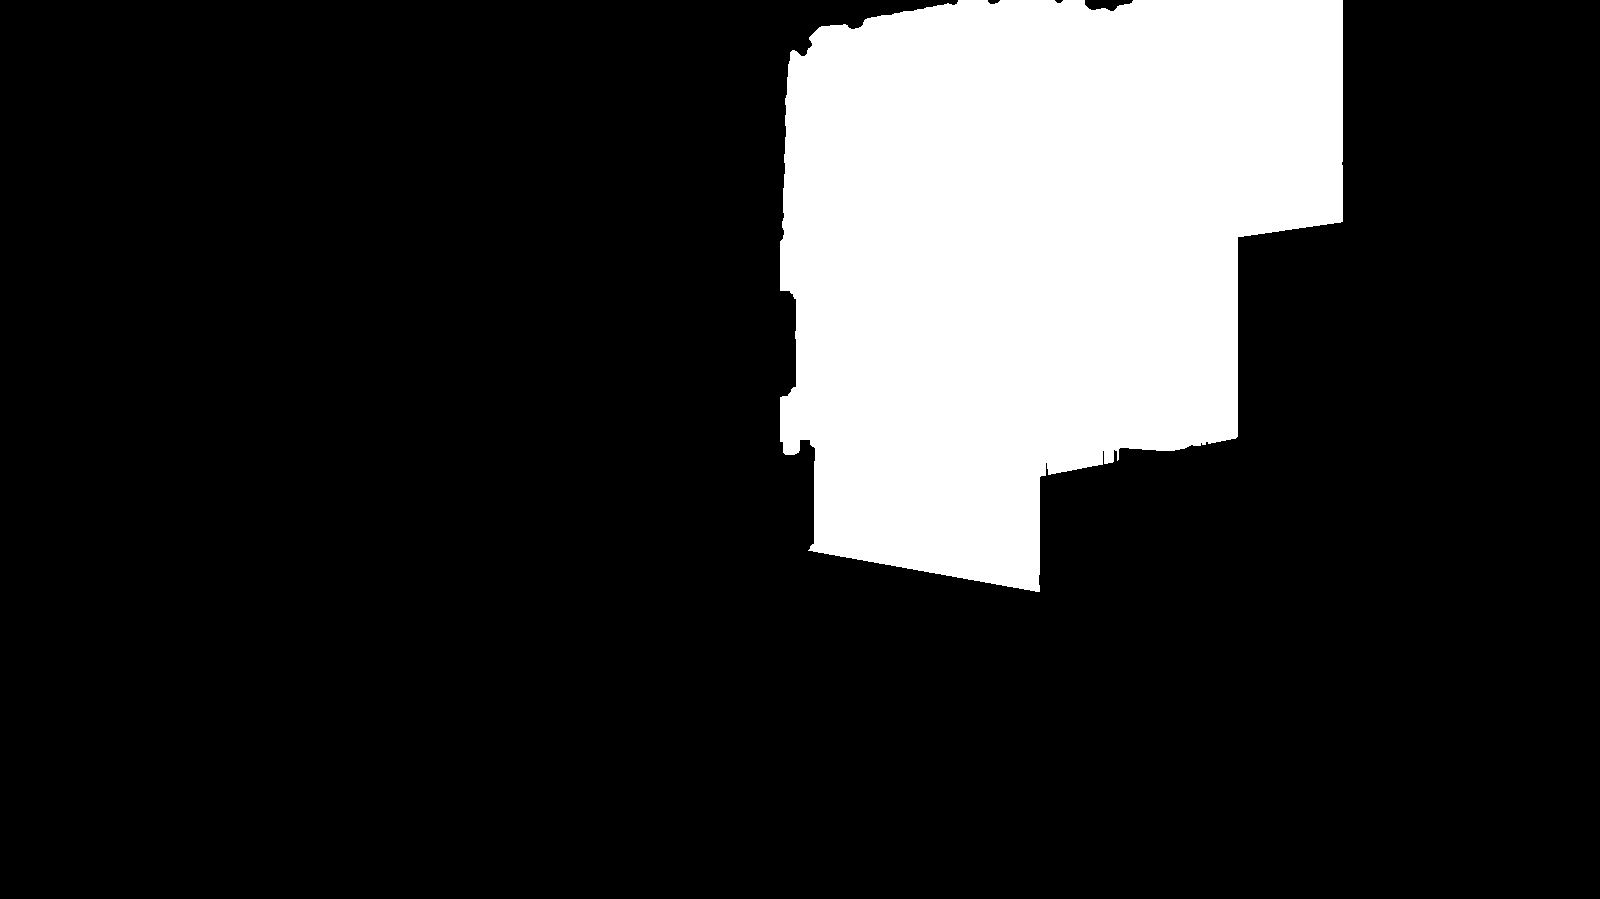

Here is the Python script that generated this plot:
"""バックヤード写真から「シャッター面だけ」のマスクを写真自身から切り出す。

手で多角形を引くと必ず手前の機材ケースに掛かるので、ピクセル単位で判定する。

手順
  1. core   : シャッター特有の「横スジ（スラット）＋低彩度」で芯を取る（保守的）
  2. grow   : 芯から1pxずつ外へ広げる。止めるのは「明らかに別の材質」の画素だけ
              （木＝高彩度／ケース本体＝暗くて平坦／コンクリート・金具＝明るくて平坦）。
              境界のにじみ画素まで飲み込むので、縁にスラットが残らない。
  3. cases  : 手前の機材ケースは列ごとに本体の上端とアルミ縁を検出して必ず除外
  4. 仕上げ : 穴埋め → 小さい半径で整える（大きなカーネルは階段状のギザギザを生む）

usage: python tools/shutter_mask.py [--debug]
"""
import sys
from collections import deque

import numpy as np
from PIL import Image, ImageFilter

SRC = 'public/img/backyard_cable.webp'
OUT = 'tools/shutter_mask.png'

X0, X1, Y0, Y1 = 700, 1440, 0, 660
SEEDS = [(900, 300), (1000, 200), (1100, 300), (860, 480), (960, 500), (1150, 120), (1250, 300)]
#: 手前に立っている機材ケース (x範囲, 本体を探し始める y, 上端を直線で均すか, 判定窓, 平均のしきい値)
#: 右の2つは天板が直線なので、列ごとの検出を最小二乗で直線に均す（外れ値に強い）。
#: 左の重ね置きは段差があるので列ごとの検出をそのまま使う。
CASES = [
    (1040, 1266, 430, True, 18, 88),
    (1238, 1440, 186, True, 18, 88),
]
#: 左に重ね置きされたケースは段差があるので、輪郭そのものを塗りつぶして求める
LEFT_CASE = {'seeds': [(760, 350), (770, 480), (730, 300), (790, 300)],
             'x': (700, 832), 'y': (236, 624)}
GROW = 18          # 芯から広げてよい最大距離（px）
FLOOR_X = (830, 1008)   # シャッターが床に接しているのが見えている列の範囲
JAMB_X = 780            # 左の戸当たり（垂直）
JAMB_R = 1342           # 右の戸当たり。ここから右の明るいレールは建物側なので塗らない


def features(img):
    a = np.asarray(img).astype(np.float32)
    gray = a.mean(axis=2)
    chroma = a.max(axis=2) - a.min(axis=2)
    # 横スジの強さ。縦に±2px差分を取り、横方向にだけ軽く均す
    # （横にぼかす分にはスラットは一様なので、左右の境界が甘くならない）
    dy = np.zeros_like(gray)
    dy[2:-2] = np.abs(gray[4:] - gray[:-4])
    dy = np.maximum.reduce([np.roll(dy, k, axis=0) for k in (-3, -1, 0, 1, 3)])
    ridge = np.asarray(Image.fromarray(dy.clip(0, 255).astype(np.uint8))
                       .filter(ImageFilter.BoxBlur((1, 0)))).astype(np.float32)
    return gray, chroma, ridge


def case_regions(gray, ridge, lip_min=104, lip_max=24):
    """手前の機材ケースが占める範囲（アルミの縁を含む）。

    ケースの黒い面は「そこから下へ18px の平均が暗い」で見分ける。
    シャッターの暗いスジは5px程度しか続かないので、この条件には掛からない。
    """
    H, W = gray.shape
    occ = np.zeros((H, W), dtype=bool)
    for x_from, x_to, y_from, straight, win, thr in CASES:
        xs, tops = [], []
        for x in range(x_from, min(x_to, W)):
            body = None
            for y in range(y_from, H - win):
                if gray[y, x] < 108 and gray[y:y + win, x].mean() < thr:
                    body = y
                    break
            if body is None:
                continue
            # 本体のすぐ上にある明るいアルミ縁も、ケースの一部として残す
            top = body
            k = body - 1
            while k > body - lip_max and gray[k, x] >= lip_min and ridge[k, x] < 12:
                top = k
                k -= 1
            xs.append(x)
            tops.append(top)
        if not xs:
            continue
        xs, tops = np.array(xs), np.array(tops, dtype=float)
        if straight and xs.size > 30:
            med = np.median(tops)
            ok = np.abs(tops - med) < 45          # 影などによる外れ値を捨てる
            if ok.sum() > 20:
                a1, b1 = np.polyfit(xs[ok], tops[ok], 1)
                line = a1 * np.arange(x_from, min(x_to, W)) + b1
                # 角が丸い所は直線より上に出るので、近い実測値があればそちらを採る
                raw = dict(zip(xs.tolist(), tops.tolist()))
                xs = np.arange(x_from, min(x_to, W))
                tops = np.array([
                    min(v, raw[x]) if abs(raw.get(x, v + 99) - v) < 14 else v
                    for x, v in zip(xs.tolist(), line.tolist())
                ])
        for x, top in zip(xs, tops):
            occ[max(0, int(top) - 1):, int(x)] = True
    return occ


def left_case_region(gray, ridge, chroma, barrier):
    """左に重ね置きされた機材ケースの輪郭。

    「スラットの縞ではない」画素を種から塗りつぶす。段差のある形をそのまま拾えるので、
    列ごとの上端検出のようにシャッター側を削り取ってしまうことがない。
    """
    H, W = gray.shape
    x0, x1 = LEFT_CASE['x']
    y0, y1 = LEFT_CASE['y']
    # スラットの段差（core を少し太らせた物）を壁にして、シャッター側へ染み出さないようにする
    caseish = ((ridge < 18) | (gray < 72)) & (chroma < 72) & ~barrier
    seen = np.zeros((H, W), dtype=bool)
    q = deque()
    for sx, sy in LEFT_CASE['seeds']:
        if caseish[sy, sx]:
            seen[sy, sx] = True
            q.append((sx, sy))
    while q:
        x, y = q.popleft()
        for nx, ny in ((x + 1, y), (x - 1, y), (x, y + 1), (x, y - 1)):
            if x0 <= nx < x1 and y0 <= ny < y1 and caseish[ny, nx] and not seen[ny, nx]:
                seen[ny, nx] = True
                q.append((nx, ny))
    m = fill_holes(Image.fromarray((seen * 255).astype(np.uint8), 'L'))
    m = m.filter(ImageFilter.MaxFilter(9))     # 縁を少し外へ（ケース側に余裕を持たせる）
    return np.asarray(m) > 127


def build():
    img = Image.open(SRC).convert('RGB')
    gray, chroma, ridge = features(img)
    H, W = gray.shape

    box = np.zeros((H, W), dtype=bool)
    box[Y0:Y1, X0:X1] = True
    # --- 1. 芯：確実にシャッターと言える所だけ
    raw_core = (chroma < 52) & (ridge > 16) & (gray > 26) & (gray < 215) & box
    barrier = np.asarray(Image.fromarray((raw_core * 255).astype(np.uint8), 'L')
                         .filter(ImageFilter.MaxFilter(9))) > 127
    occ = case_regions(gray, ridge) | left_case_region(gray, ridge, chroma, barrier)
    core = raw_core & ~occ

    # --- 2. 広げる：明らかに別の材質でなければ入れる
    other = (
        (chroma > 62)                       # 木の壁
        | ((gray < 70) & (ridge < 14))      # ケースの黒い面
        | ((gray > 104) & (ridge < 9))      # コンクリート・アルミの縁・金具
    )
    passable = box & ~occ & ~other

    keep = np.zeros((H, W), dtype=bool)
    dist = np.zeros((H, W), dtype=np.int16)
    q = deque()
    for sx, sy in SEEDS:
        if core[sy, sx]:
            keep[sy, sx] = True
            q.append((sx, sy))
    # まず芯の連結成分、続けて passable 側へ GROW px だけ染み出す
    while q:
        x, y = q.popleft()
        for nx, ny in ((x + 1, y), (x - 1, y), (x, y + 1), (x, y - 1)):
            if not (X0 <= nx < X1 and Y0 <= ny < Y1) or keep[ny, nx]:
                continue
            if core[ny, nx]:
                keep[ny, nx] = True
                dist[ny, nx] = 0
                q.append((nx, ny))
            elif passable[ny, nx] and dist[y, x] < GROW:
                keep[ny, nx] = True
                dist[ny, nx] = dist[y, x] + 1
                q.append((nx, ny))

    m = Image.fromarray((keep * 255).astype(np.uint8), 'L')
    m = m.filter(ImageFilter.MaxFilter(5)).filter(ImageFilter.MinFilter(5))  # 小さな穴を閉じる
    m = fill_holes(m)
    m = m.filter(ImageFilter.MedianFilter(5))                                 # ギザギザだけ均す
    a = (np.asarray(m) > 127) & ~occ                                          # ケースは最後にもう一度守る

    a[:, :JAMB_X] = False       # 左の戸当たりより外はシャッターではない
    a[:, JAMB_R + 1:] = False   # 右の戸当たり（明るいガイドレール）は残す

    # 床との境目：列ごとに「スラットの段差が終わる高さ」を拾い、
    # 床は平らなので直線に当てはめる（1列ずつだと影や粒で暴れる）。
    dy = np.zeros_like(gray)
    dy[2:-2] = np.abs(gray[4:] - gray[:-4])
    xs, ys = [], []
    for x in range(FLOOR_X[0], FLOOR_X[1]):
        for y in range(500, 612):
            if (dy[y:y + 8, x] < 25).all():
                xs.append(x)
                ys.append(y)
                break
    if len(xs) > 40:
        xs, ys = np.array(xs), np.array(ys, dtype=float)
        for _ in range(3):
            k, b = np.polyfit(xs, ys, 1)
            r = ys - (k * xs + b)
            keep = np.abs(r) < max(5.0, 2 * r.std())
            if keep.sum() < 30:
                break
            xs, ys = xs[keep], ys[keep]
        k, b = np.polyfit(xs, ys, 1)
        for x in range(X0, X1):
            a[int(k * x + b) + 1:, x] = False

    return img, Image.fromarray((a * 255).astype(np.uint8), 'L')


def fill_holes(mask: Image.Image) -> Image.Image:
    a = np.asarray(mask) > 127
    H, W = a.shape
    outside = np.zeros_like(a)
    q = deque()
    for x in range(W):
        for y in (0, H - 1):
            if not a[y, x] and not outside[y, x]:
                outside[y, x] = True
                q.append((x, y))
    for y in range(H):
        for x in (0, W - 1):
            if not a[y, x] and not outside[y, x]:
                outside[y, x] = True
                q.append((x, y))
    while q:
        x, y = q.popleft()
        for nx, ny in ((x + 1, y), (x - 1, y), (x, y + 1), (x, y - 1)):
            if 0 <= nx < W and 0 <= ny < H and not a[ny, nx] and not outside[ny, nx]:
                outside[ny, nx] = True
                q.append((nx, ny))
    return Image.fromarray(((a | ~outside) * 255).astype(np.uint8), 'L')


if __name__ == '__main__':
    img, m = build()
    m.save(OUT)
    a = np.asarray(m) > 127
    ys, xs = np.nonzero(a)
    print('mask px:', int(a.sum()), 'x:', xs.min(), xs.max(), 'y:', ys.min(), ys.max())
    if '--debug' in sys.argv:
        ov = np.asarray(img).copy()
        ov[a] = (ov[a] * 0.35 + np.array([255, 0, 160]) * 0.65).astype(np.uint8)
        Image.fromarray(ov).save('tools/shutter_mask_debug.png')
        print('debug written')
